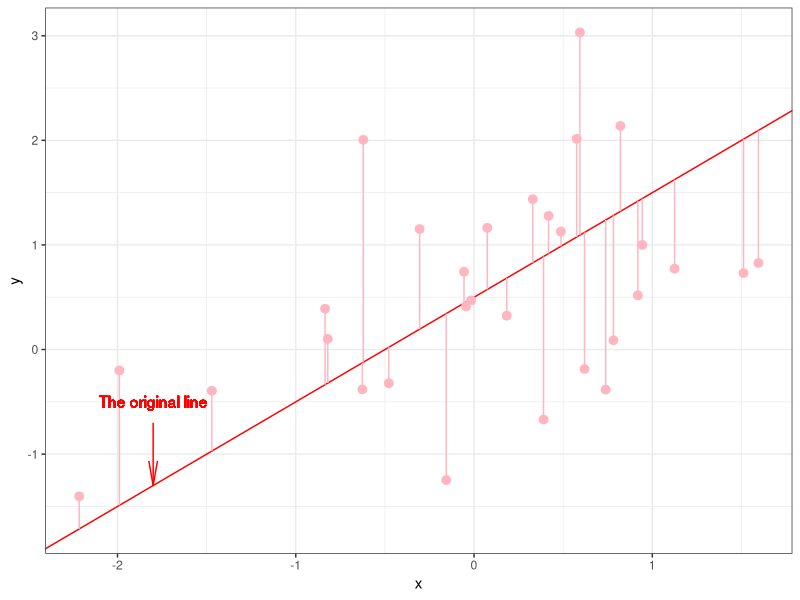
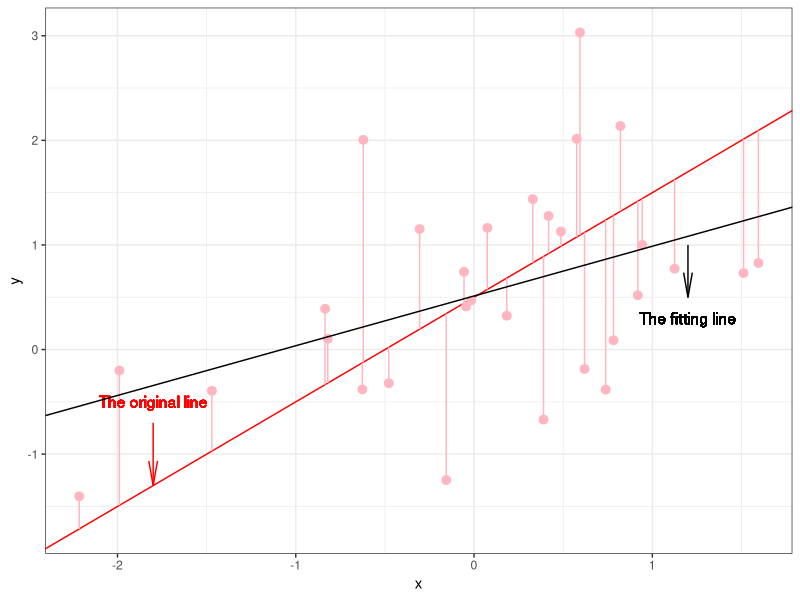

Generate these figures, in order, with R:
## ---- chunk 1
# construct variable x and y
library(ggplot2)
set.seed(1)
x <- rnorm(30)
y <- vector(length = length(x))
for (i in seq_along(x)) {
  y[i] = x[i]*runif(1) + runif(1) + rnorm(1)
}
df <- data.frame(x = x, y = y)

# plot
# set a random line with slope 1 and intercept 0.5
set_slope <- 1
set_intercept <- 0.5
p <- ggplot(aes(x,y),data = df)+geom_point() +geom_abline(slope = set_slope, intercept = set_intercept, color = "red") + geom_pointrange(aes(ymin = y, ymax = (x+0.5)), color = "lightpink") + theme_bw() + geom_text(x = -1.8, y = -0.5, label = "The original line", color = "red") + annotate(geom = "segment", x = -1.8, y = -0.7, xend = -1.8, yend = -1.3, arrow = arrow(unit(10,"inch")), color="red")
p

## ---- chunk 2
model <- lm(y~x)
p + geom_abline(intercept = as.numeric(model$coefficients[1]), slope = as.numeric(model$coefficients[2])) + geom_text(x = 1.2, y = 0.3, label = "The fitting line") + annotate(geom = "segment", x = 1.2, y = 0.5, xend = 1.2, yend = 1, arrow = arrow(unit(10,"inch"), ends = "first"))

# original set line  mse
original_mse <- sum((set_slope * x + set_intercept - y)^2)

# after fitting
fitting_mse <- sum((as.numeric(model$coefficients[2]) * x + as.numeric(model$coefficients[1]) - y)^2)

